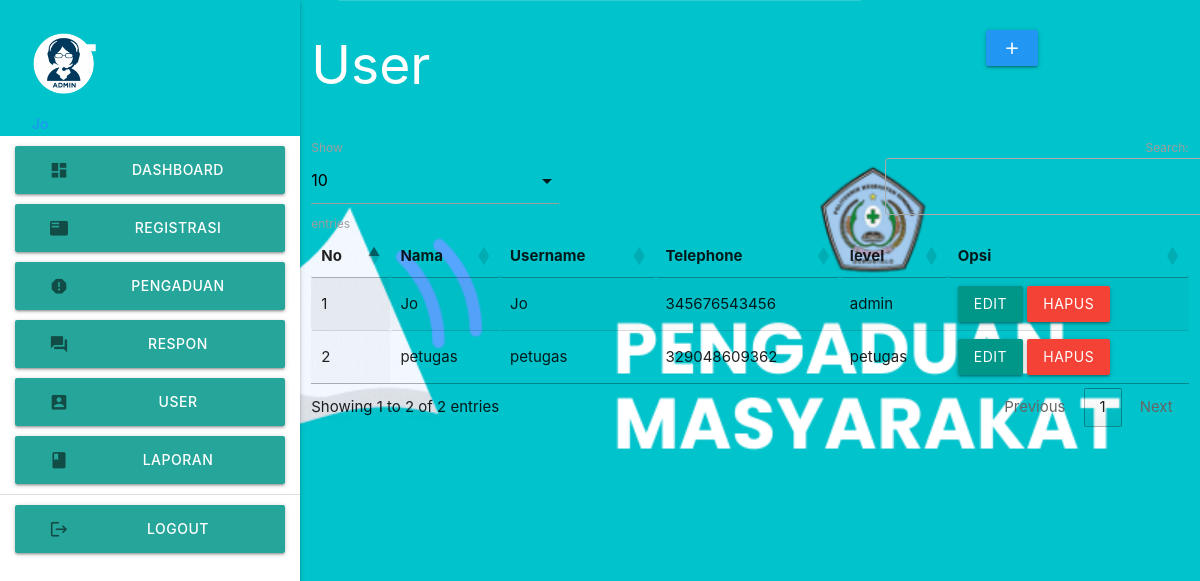
Screenshot of /admin/index.php?p=user (signed in) with the database file from the repository.
### tables this page shows
CREATE TABLE `petugas` (
  `id_petugas` int(5) NOT NULL,
  `nama_petugas` varchar(30) NOT NULL,
  `username` varchar(30) NOT NULL,
  `password` varchar(255) NOT NULL,
  `telp_petugas` varchar(13) NOT NULL,
  `level` enum('admin','petugas') NOT NULL
);

### admin/user.php (the view, shortened to what this page needs)
       <div class="row">
         <div class="col s12 m9">
           <h2 class="white-text">User</h2>
         </div>
         <div class="col s12 m3">
           <div class="section"></div>
           <a class="waves-effect waves-light btn modal-trigger blue" href="#modal1"><i class="material-icons">add</i></a>
         </div>
       </div>
       <table id="example" class="display responsive-table" style="width:100%">
         <thead>
             <tr>
			<th>No</th>
			<th>Nama</th>
			<th>Username</th>
			<th>Telephone</th>
			<th>level</th>
			<th>Opsi</th>
             </tr>
         </thead>
         <tbody>
<?php
	$no=1;
	$tampil = mysqli_query($koneksi,"SELECT * FROM petugas ORDER BY nama_petugas ASC");
	while ($r=mysqli_fetch_assoc($tampil)) { ?>
	<tr>
		<td><?php echo $no++; ?></td>
		<td><?php echo $r['nama_petugas']; ?></td>
		<td><?php echo $r['username']; ?></td>
		<td><?php echo $r['telp_petugas']; ?></td>
		<td><?php echo $r['level']; ?></td>
		<td><a class="btn teal modal-trigger" href="#user_edit<?php echo $r['id_petugas'] ?>">Edit</a> <a class="red btn" onclick="return confirm('Anda Yakin Ingin Menghapus OK/Cancel')" href="index.php?p=user_hapus&id_petugas=<?php echo $r['id_petugas'] ?>">Hapus</a></td>
	</tr>
           <?php  }
            ?>
         </tbody>
       </table>

### rows the page displays
petugas: nama_petugas "Jo", username "Jo", telp_petugas "345676543456", level "admin"
petugas: nama_petugas "petugas", username "petugas", telp_petugas "329048609362", level "petugas"
